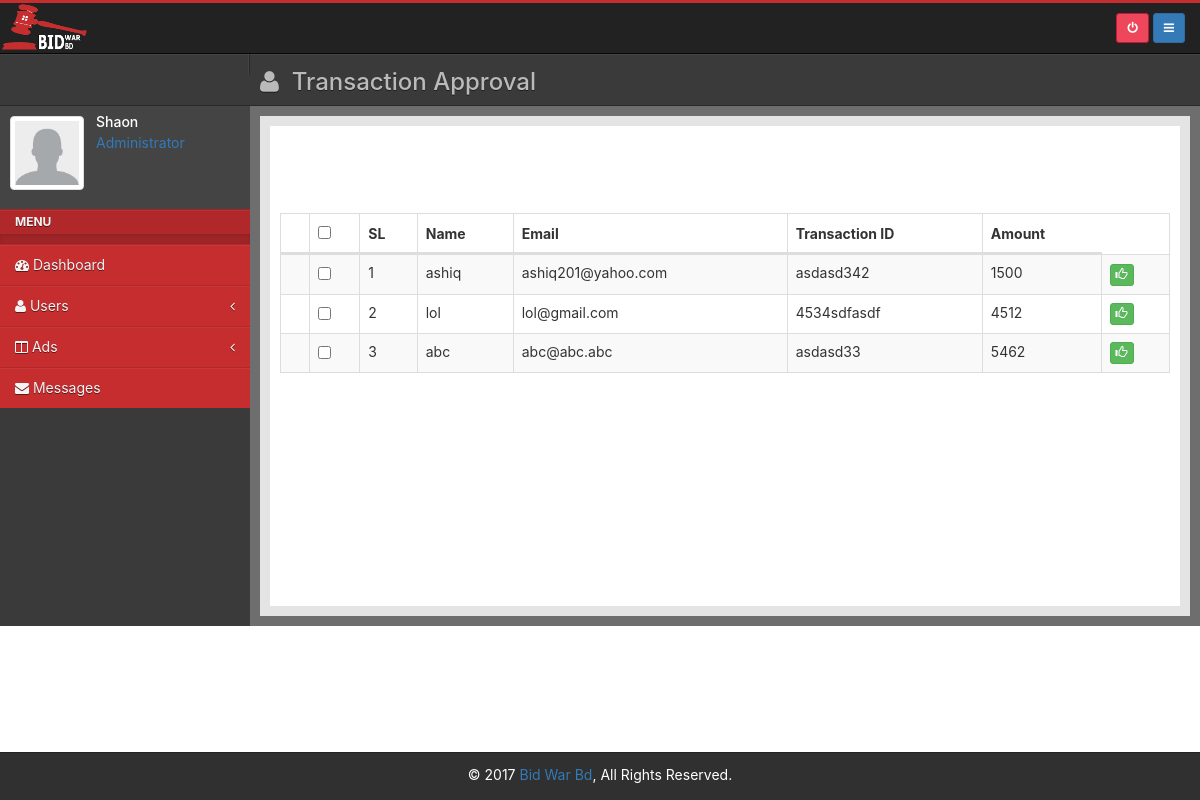
Page /admin/transaction.php (signed in) on the committed database.
### tables this page shows
CREATE TABLE IF NOT EXISTS `users` (
`id` int(11) NOT NULL,
  `name` varchar(50) NOT NULL,
  `email` varchar(30) NOT NULL,
  `password` varchar(50) NOT NULL,
  `mobile` varchar(20) NOT NULL,
  `district` varchar(50) NOT NULL,
  `address` varchar(50) NOT NULL,
  `city` varchar(30) NOT NULL,
  `zipcode` varchar(30) NOT NULL,
  `image` varchar(500) NOT NULL,
  `amount` int(30) NOT NULL,
  `ban` varchar(20) DEFAULT NULL,
  `approved` varchar(15) DEFAULT NULL,
  `transaction_id` varchar(500) NOT NULL,
  `user_cash` int(11) NOT NULL,
  `trans_approved` varchar(11) DEFAULT NULL
);

### BidWarBd/User.php (called while the page is built, shortened)
<?php
class User
{
    public $conn;
    public function __construct()
    {
        $this->conn = mysqli_connect("localhost", "root", "", "bidwarbd");
    }
    function transactionDealing()
    {
        $transData = array();
        $sql = "select * from users where trans_approved is NULL";
        $result = mysqli_query($this->conn, $sql);
        while ($row = mysqli_fetch_object($result))
            $transData[] = $row;
        return $transData;
    }
}

### admin/transaction.php (the view, shortened to what this page needs)
<?php
include 'inc/header.php';
$user = new User();
$transactionData = $user->transactionDealing();
?>
    <div class="main-bar">
        <h3>
            <i class="fa fa-user"></i>&nbsp; Transaction Approval
        </h3>
    </div>
<?php include 'inc/sidebar.php'; ?>
    <div id="content">
        <div class="outer">
            <div class="inner bg-light lter">
                <div class="row">
                    <form action="deleteSelected.php" method="post">
                        <div class="col-md-12" style="margin:30px auto 0 auto;">
                        </div>
                        <div class="col-md-12" style="margin-top:50px;margin-bottom: 50px;">
                            <table id="example" class="table table-striped table-bordered dt-responsive nowrap"
                                   cellspacing="0"
                                   width="100%">
                                <thead>
                                <tr>
                                    <th><input hidden type="text" name="new_user" value="1"></th>
                                    <th><input type="checkbox" id="checkall"/></th>
                                    <th>SL</th>
                                    <th>Name</th>
                                    <th>Email</th>
                                    <th>Transaction ID</th>
                                    <th>Amount</th>
                                </tr>
                                </thead>
                                <tbody>
                                <?php
                                $serialNumber = 1;
                                foreach ($transactionData as $trans) {
                                    ?>
                                    <tr>
                                        <td></td>
                                        <td><input type="checkbox" name="mark[]" value="<?php echo $trans->id ?>"
                                                   class="checkthis"/></td>
                                        <td><?php echo $serialNumber++ ?></td>
                                        <td><?php echo $trans->name ?></td>
                                        <td><?php echo $trans->email ?></td>
                                        <td><?php echo $trans->transaction_id ?></td>
                                        <td><?php echo $trans->user_cash ?></td>
                                        <td>
                                            <p data-placement="top" data-toggle="tooltip" title="done">
                                                <a class="btn btn-success btn-xs" data-title="done"
                                                        data-toggle="modal"
                                                        data-target="#approve<?php echo $trans->id ?>"><span
                                                        class="glyphicon glyphicon-thumbs-up"></span></a>
                                            </p>
                                        </td>
                                    </tr>
                                    <?php
                                }
                                ?>
                                </tbody>
                            </table>
                        </div>
                    </form>
                </div>
            </div>
        </div>
    </div>
<?php include 'inc/footer.php'; ?>

### admin/assets/css/main.css (style rules this page uses)
body { font-family: -apple-system, system-ui, BlinkMacSystemFont, "Segoe UI", Roboto, "Helvetica Neue", Arial, sans-serif; }
html { position: relative; min-height: 100%; }
body { margin-bottom: 48px; }
@media (min-width: 768px) { #content { transition: all 0.3s ease-in-out; overflow: hidden; } }
.head .main-bar { padding: 10px; }
.head .main-bar h3 { margin-top: 0; margin-bottom: 0; color: #bababa; }
@media (min-width: 768px) { .head .main-bar h3 { margin-top: 5px; } }
@media (min-width: 768px) { .main-bar { display: block; overflow: hidden; } }
#content { transition: width 0.4s; }
.outer { padding: 10px; background-color: #6e6e6e; }
.outer:before, .outer:after { content: " "; display: table; }
.outer:after { clear: both; }
.inner { position: relative; min-height: 1px; padding-right: 10px; padding-left: 10px; background: #fff; border: 10px solid #e4e4e4; }
@media (min-width: 768px) { .inner { float: left; width: 100%; } }
.bg-light { background-color: #eee; color: #333 !important; }
.bg-light.lter, .bg-light > .lter { background-color: #ffffff !important; min-height: 500px; }
#example tbody tr td p { display:inline; }

### rows in the picture
users: name "ashiq", email "ashiq201@yahoo.com", transaction "asdasd342", user_cash "1500"
users: name "lol", email "lol@gmail.com", transaction "4534sdfasdf", user_cash "4512"
users: name "abc", email "abc@abc.abc", transaction "asdasd33", user_cash "5462"
